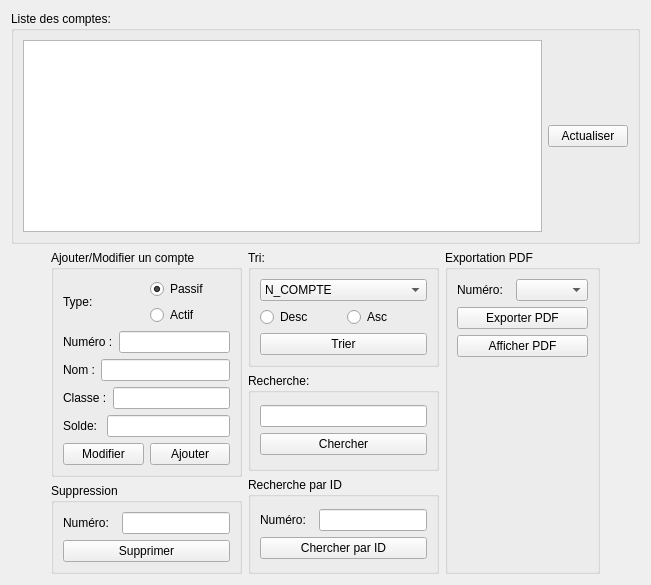
          <widget class="QWidget" name="tab_2">
           <attribute name="title">
            <string>Gestion des comptes</string>
           </attribute>
           <layout class="QVBoxLayout" name="verticalLayout_26">
            <item>
             <widget class="QGroupBox" name="groupBox_5">
              <property name="title">
               <string>Liste des comptes:</string>
              </property>
              <layout class="QHBoxLayout" name="horizontalLayout_3">
               <item>
                <widget class="QTableView" name="tableViewComptes"/>
               </item>
               <item>
                <widget class="QPushButton" name="pushButton_3">
                 <property name="text">
                  <string>Actualiser</string>
                 </property>
                </widget>
               </item>
              </layout>
             </widget>
            </item>
            <item>
             <layout class="QHBoxLayout" name="horizontalLayout_26">
              <item>
               <spacer name="horizontalSpacer_4">
                <property name="orientation">
                 <enum>Qt::Horizontal</enum>
                </property>
                <property name="sizeHint" stdset="0">
                 <size>
                  <width>40</width>
                  <height>20</height>
                 </size>
                </property>
               </spacer>
              </item>
              <item>
               <layout class="QVBoxLayout" name="verticalLayout_12">
                <item>
                 <widget class="QGroupBox" name="groupBox_2">
                  <property name="title">
                   <string>Ajouter/Modifier un compte</string>
                  </property>
                  <layout class="QVBoxLayout" name="verticalLayout_11">
                   <item>
                    <layout class="QHBoxLayout" name="horizontalLayout_14">
                     <item>
                      <widget class="QLabel" name="label_12">
                       <property name="text">
                        <string>Type: </string>
                       </property>
                      </widget>
                     </item>
                     <item>
                      <layout class="QVBoxLayout" name="verticalLayout_9">
                       <item>
                        <widget class="QRadioButton" name="radioButton_Type_Passif">
                         <property name="text">
                          <string>Passif</string>
                         </property>
                         <property name="checked">
                          <bool>true</bool>
                         </property>
                        </widget>
                       </item>
                       <item>
                        <widget class="QRadioButton" name="radioButton_Type_Actif">
                         <property name="text">
                          <string>Actif</string>
                         </property>
                        </widget>
                       </item>
                      </layout>
                     </item>
                    </layout>
                   </item>
                   <item>
                    <layout class="QHBoxLayout" name="horizontalLayout_4">
                     <item>
                      <widget class="QLabel" name="label_11">
                       <property name="text">
                        <string>Numéro :</string>
                       </property>
                      </widget>
                     </item>
                     <item>
                      <widget class="QLineEdit" name="lineEdit_Numero_Compte"/>
                     </item>
                    </layout>
                   </item>
                   <item>
                    <layout class="QHBoxLayout" name="horizontalLayout_12">
                     <item>
                      <widget class="QLabel" name="label_9">
                       <property name="text">
                        <string>Nom :</string>
                       </property>
                      </widget>
                     </item>
                     <item>
                      <widget class="QLineEdit" name="lineEdit_Nom_Compte"/>
                     </item>
                    </layout>
                   </item>
                   <item>
                    <layout class="QHBoxLayout" name="horizontalLayout_13">
                     <item>
                      <widget class="QLabel" name="label_10">
                       <property name="text">
                        <string>Classe :</string>
                       </property>
                      </widget>
                     </item>
                     <item>
                      <widget class="QLineEdit" name="lineEdit_Classe_Compte"/>
                     </item>
                    </layout>
                   </item>
                   <item>
                    <layout class="QHBoxLayout" name="horizontalLayout_15">
                     <item>
                      <widget class="QLabel" name="label_13">
                       <property name="text">
                        <string>Solde: </string>
                       </property>
                      </widget>
                     </item>
                     <item>
                      <widget class="QLineEdit" name="lineEdit_Solde"/>
                     </item>
                    </layout>
                   </item>
                   <item>
                    <layout class="QHBoxLayout" name="horizontalLayout_16">
                     <item>
                      <widget class="QPushButton" name="pushButton_Modifier">
                       <property name="text">
                        <string>Modifier</string>
                       </property>
                      </widget>
                     </item>
                     <item>
                      <widget class="QPushButton" name="pushButton_Ajouter">
                       <property name="text">
                        <string>Ajouter</string>
                       </property>
                      </widget>
                     </item>
                    </layout>
                   </item>
                  </layout>
                 </widget>
                </item>
                <item>
                 <widget class="QGroupBox" name="groupBox_12">
                  <property name="title">
                   <string>Suppression</string>
                  </property>
                  <layout class="QVBoxLayout" name="verticalLayout_13">
                   <item>
                    <layout class="QVBoxLayout" name="verticalLayout_3">
                     <item>
                      <layout class="QHBoxLayout" name="horizontalLayout_17">
                       <item>
                        <widget class="QLabel" name="label_3">
                         <property name="text">
                          <string>Numéro:  </string>
                         </property>
                        </widget>
                       </item>
                       <item>
                        <widget class="QLineEdit" name="lineEdit_Suppression_ID"/>
                       </item>
                      </layout>
                     </item>
                     <item>
                      <widget class="QPushButton" name="pushButton_Supprimer">
                       <property name="text">
                        <string>Supprimer</string>
                       </property>
                      </widget>
                     </item>
                    </layout>
                   </item>
                  </layout>
                 </widget>
                </item>
               </layout>
              </item>
              <item>
               <layout class="QVBoxLayout" name="verticalLayout_14">
                <item>
                 <widget class="QGroupBox" name="groupBox_11">
                  <property name="title">
                   <string>Tri:</string>
                  </property>
                  <layout class="QVBoxLayout" name="verticalLayout_15">
                   <item>
                    <layout class="QVBoxLayout" name="verticalLayout_16">
                     <item>
                      <widget class="QComboBox" name="comboBox_Tri">
                       <item>
                        <property name="text">
                         <string notr="true" comment="num" extracomment="Numro">N_COMPTE</string>
                        </property>
                       </item>
                       <item>
                        <property name="text">
                         <string>NOM_COMPTE</string>
                        </property>
                       </item>
                       <item>
                        <property name="text">
                         <string>CLASSE_COMPTE</string>
                        </property>
                       </item>
                       <item>
                        <property name="text">
                         <string>TYPE_COMPTE</string>
                        </property>
                       </item>
                       <item>
                        <property name="text">
                         <string>SOLDE_COMPTE</string>
                        </property>
                       </item>
                      </widget>
                     </item>
                     <item>
                      <layout class="QHBoxLayout" name="horizontalLayout_18">
                       <item>
                        <widget class="QRadioButton" name="radioButton_Tri_Desc">
                         <property name="text">
                          <string>Desc</string>
                         </property>
                        </widget>
                       </item>
                       <item>
                        <widget class="QRadioButton" name="radioButton_Tri_Asc">
                         <property name="text">
                          <string>Asc</string>
                         </property>
                        </widget>
                       </item>
                      </layout>
                     </item>
                     <item>
                      <widget class="QPushButton" name="pushButton_Trier">
                       <property name="text">
                        <string>Trier</string>
                       </property>
                      </widget>
                     </item>
                    </layout>
                   </item>
                  </layout>
                 </widget>
                </item>
                <item>
                 <widget class="QGroupBox" name="groupBox_10">
                  <property name="title">
                   <string>Recherche:</string>
                  </property>
                  <layout class="QVBoxLayout" name="verticalLayout_21">
                   <item>
                    <layout class="QVBoxLayout" name="verticalLayout_22">
                     <item>
                      <widget class="QLineEdit" name="lineEdit_Recherche"/>
                     </item>
                     <item>
                      <widget class="QPushButton" name="pushButton_Chercher">
                       <property name="text">
                        <string>Chercher</string>
                       </property>
                      </widget>
                     </item>
                    </layout>
                   </item>
                  </layout>
                 </widget>
                </item>
                <item>
                 <widget class="QGroupBox" name="groupBox_13">
                  <property name="title">
                   <string>Recherche par ID</string>
                  </property>
                  <layout class="QVBoxLayout" name="verticalLayout_23">
                   <item>
                    <layout class="QVBoxLayout" name="verticalLayout_24">
                     <item>
                      <layout class="QHBoxLayout" name="horizontalLayout_19">
                       <item>
                        <widget class="QLabel" name="label_4">
                         <property name="text">
                          <string>Numéro:  </string>
                         </property>
                        </widget>
                       </item>
                       <item>
                        <widget class="QLineEdit" name="lineEdit_ID_RECH_2"/>
                       </item>
                      </layout>
                     </item>
                     <item>
                      <widget class="QPushButton" name="pushButton_Chercher_2">
                       <property name="text">
                        <string>Chercher par ID</string>
                       </property>
                      </widget>
                     </item>
                    </layout>
                   </item>
                  </layout>
                 </widget>
                </item>
               </layout>
              </item>
              <item>
               <widget class="QGroupBox" name="groupBox_16">
                <property name="title">
                 <string>Exportation PDF</string>
                </property>
                <layout class="QVBoxLayout" name="verticalLayout_46">
                 <item>
                  <layout class="QHBoxLayout" name="horizontalLayout_31">
                   <item>
                    <widget class="QLabel" name="label_20">
                     <property name="text">
                      <string>Numéro:  </string>
                     </property>
                    </widget>
                   </item>
                   <item>
                    <widget class="QComboBox" name="comboBox_pdf_id"/>
                   </item>
                  </layout>
                 </item>
                 <item>
                  <widget class="QPushButton" name="pushButton">
                   <property name="text">
                    <string>Exporter PDF</string>
                   </property>
                  </widget>
                 </item>
                 <item>
                  <widget class="QPushButton" name="pushButton_afficher_pdf">
                   <property name="text">
                    <string>Afficher PDF</string>
                   </property>
                  </widget>
                 </item>
                 <item>
                  <spacer name="verticalSpacer_3">
                   <property name="orientation">
                    <enum>Qt::Vertical</enum>
                   </property>
                   <property name="sizeHint" stdset="0">
                    <size>
                     <width>20</width>
                     <height>40</height>
                    </size>
                   </property>
                  </spacer>
                 </item>
                </layout>
               </widget>
              </item>
              <item>
               <spacer name="horizontalSpacer_5">
                <property name="orientation">
                 <enum>Qt::Horizontal</enum>
                </property>
                <property name="sizeHint" stdset="0">
                 <size>
                  <width>40</width>
                  <height>20</height>
                 </size>
                </property>
               </spacer>
              </item>
             </layout>
            </item>
           </layout>
          </widget>
